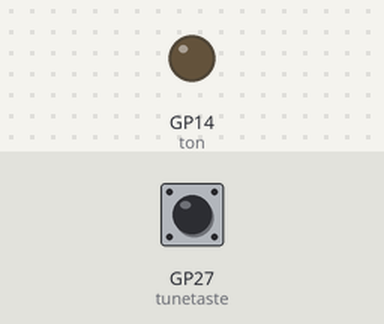
The program below on a simulated Raspberry Pi Pico running MicroPython. Parts: output pins drawn as LEDs (lit = HIGH). Inputs (shaded band) come from the test bench; at power-on: GP27 (tunetaste) HIGH.

Above: at 1.2 s.
1.3 s: GP27 (tunetaste) pulled LOW for 0.15 s
At 1.37 s:
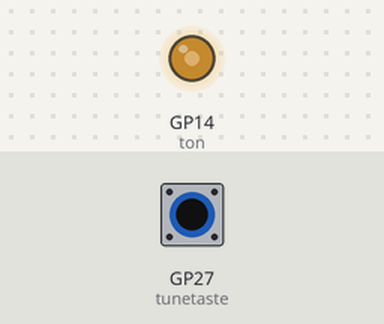
2.9 s: GP27 (tunetaste) pulled LOW for 3.2 s
At 7.1 s:
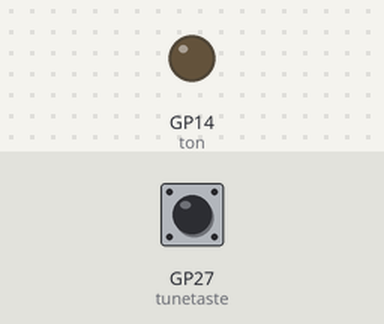
Timing chart, 0 to 8.6 s (numbered marks = the images above; inputs shaded):
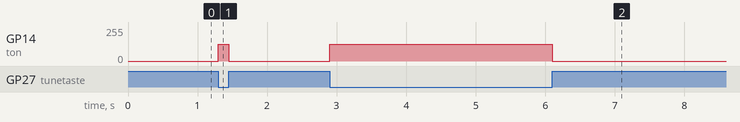

The program:

taste_ton.py
```python
#aus unserem baukasten:
from ports_rp2040 import *
from machine import Pin,PWM

tunetaste  = Pin(TUNE_PIN,Pin.IN)

# mithoerton
ton   = PWM ( Pin(TON_PIN))
ton.freq(600)
ton.duty_u16(0)

while True:
    if tunetaste()==0:
        ton.duty_u16(32767)
    else:
        ton.duty_u16(0)
    #sleep(.01)
```

ports_rp2040.py
```python
# ports_rp2040
# MicroPython v1.20.0 on 2023-04-26; Raspberry Pi Pico with RP2040


PADDLE_PIN_1   = const(28)
PADDLE_PIN_2   = const(29)
ADC_PIN        = const(26)
TON_PIN        = const(14)
TUNE_PIN       = const(27)
KEY_PIN        = const(8)
PTT_PIN        = const(15)
LED_BLAU_PIN  = const(7)
```

Measured:
- after the input at 1.3 s, GP14 (ton): 0/255 → 127/255 at once, → 0/255 0.15 s later
- after the input at 2.9 s, GP14 (ton): 0/255 → 127/255 at once, → 0/255 3.2 s later
